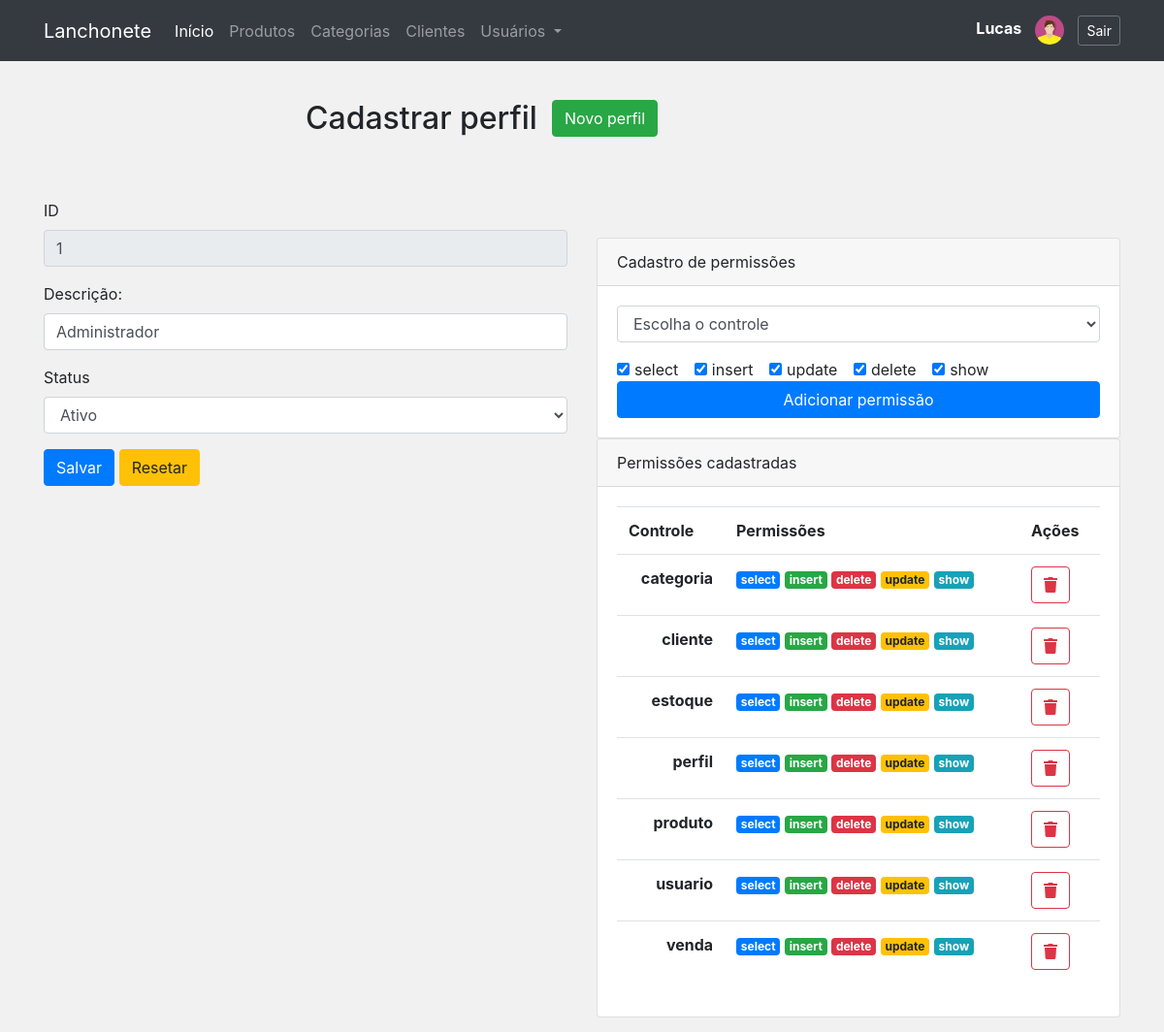
The app's page /form_perfil.php?id=1 (signed in) with its own data.
### tables this page shows
CREATE TABLE `perfis` (
  `id` int NOT NULL AUTO_INCREMENT,
  `descricao` varchar(45) NOT NULL COMMENT 'Esta tabela armazenará todos os perfis que o sistema possa necessitar.',
  `status` char(1) NOT NULL DEFAULT '1',
  PRIMARY KEY (`id`)
);

CREATE TABLE `permissoes` (
  `id` int NOT NULL AUTO_INCREMENT,
  `controle_id` int NOT NULL,
  `perfil_id` int NOT NULL,
  `select` char(1) NOT NULL DEFAULT '0',
  `delete` char(1) NOT NULL DEFAULT '0',
  `update` char(1) NOT NULL DEFAULT '0',
  `insert` char(1) NOT NULL DEFAULT '0',
  `show` char(1) NOT NULL DEFAULT '0',
  PRIMARY KEY (`id`),
  KEY `fk_permissoes_controles1_idx` (`controle_id`),
  KEY `fk_permissoes_perfis1_idx` (`perfil_id`),
  CONSTRAINT `fk_permissoes_controles1` FOREIGN KEY (`controle_id`) REFERENCES `controles` (`id`),
  CONSTRAINT `fk_permissoes_perfis1` FOREIGN KEY (`perfil_id`) REFERENCES `perfis` (`id`)
);

CREATE TABLE `controles` (
  `id` int NOT NULL AUTO_INCREMENT,
  `nome` varchar(50) NOT NULL,
  `status` char(1) NOT NULL DEFAULT '1',
  `tipo` enum('Administrativo','Front') DEFAULT 'Administrativo',
  PRIMARY KEY (`id`)
);

### classes/Conexao.php (called while the page is built, shortened)
<?php
class Conexao
{
	private $host;
	private $user;
	private $password;
	public function __construct() {
		$this->host = 'mysql:host=localhost;dbname=lanchonete_api';
		$this->user = 'root';
		$this->password = 'root';
	}
    public function conectar() {
    	try {
			$conn = new PDO(
							$this->host,
							$this->user,
							$this->password
						);
			return $conn;
		} catch (PDOException $e) {
			echo 'Erro na conexao. Erro reportado: ' . $e->getMessage();
			exit;
		}
    }
}

### classes/PerfilDAO.php (called while the page is built, shortened)
<?php
require_once 'Model.php';
class PerfilDAO extends Model
{
    public function __construct()
    {
        $this->tabela = 'perfis';
        $this->class = 'Perfil';
    }
}

### classes/Model.php (called while the page is built, shortened)
<?php
require 'Conexao.php';
class Model
{
	protected $tabela;
	protected $class;
	protected $db;
	public function __construct()
	{
		$conexao = new Conexao();
		$this->db = $conexao->conectar();
	}
    public function get($id)
    {
    	$sql = "SELECT * FROM {$this->tabela} WHERE id = {$id}";
    	$stmt = $this->db->prepare($sql);
    	$stmt->setFetchMode(PDO::FETCH_CLASS, $this->class);
    	$stmt->execute();
    	return $stmt->fetch();
    }
}

### classes/Perfil.php (called while the page is built, shortened)
<?php
class Perfil
{
	private $id;
	private $descricao;
	private $status;
    public function getId()
    {
        return $this->id;
    }
    public function getDescricao()
    {
        return $this->descricao;
    }
    public function getStatus()
    {
        return $this->status;
    }
}

### classes/PermissaoDAO.php (called while the page is built, shortened)
<?php
require_once 'Model.php';
class PermissaoDAO extends Model
{
    public function __construct()
    {
        $this->tabela = 'permissoes';
        $this->class = 'Permissao';
    }
    public function listarControles($condicao = '')
    {
        $where = '';
        if($condicao != '') {
            $where = " WHERE {$condicao}";
        }
        $sql = "SELECT p.*, c.nome as controle FROM {$this->tabela} p
                LEFT JOIN controles c ON c.id = p.controle_id
                 {$where}
                 ORDER BY controle";
        $stmt = $this->db->prepare($sql);
        $stmt->setFetchMode(PDO::FETCH_CLASS, $this->class);
        $stmt->execute();
        return $stmt->fetchAll();
    }
}

### classes/Permissao.php (called while the page is built, shortened)
<?php
class Permissao
{
	private $id;
	private $select;
	private $delete;
	private $update;
	private $insert;
	private $show;
    public function getId()
    {
        return $this->id;
    }
    public function getSelect()
    {
        return $this->select;
    }
    public function getDelete()
    {
        return $this->delete;
    }
    public function getUpdate()
    {
        return $this->update;
    }
    public function getInsert()
    {
        return $this->insert;
    }
    public function getShow()
    {
        return $this->show;
    }
}

### form_perfil.php (the view, shortened to what this page needs)
<?php include './layout/header.php'; ?>
<?php include './layout/menu.php'; ?>
<?php
	require 'classes/Perfil.php';
	require 'classes/PerfilDAO.php';
	$perfil = new Perfil();
	if(isset($_GET['id']) && $_GET['id'] != '') {
		$id = $_GET['id'];
		$perfilDAO = new PerfilDAO();
		$perfil = $perfilDAO->get($id);
	}
?>
<div class="row" style="margin-top:40px">
	<div class="offset-3">
		<h2>Cadastrar perfil</h2>
	</div>
	<div class="col-2">
		<a href="form_perfil.php" class="btn btn-success">Novo perfil</a>
	</div>
</div>
<div class="row">
	<div class="col-6 <?= ( $perfil->getId() != '' ? '' : 'offset-3' )?>">
		<p>&nbsp;</p>
		<form action="controle_perfil.php?acao=<?= ( $perfil->getId() != '' ? 'editar' : 'cadastrar' )?>" method="post">
			<div class="form-group">
				<label for="id">ID</label>
				<input type="text" class="form-control" name="id" id="id" value="<?=($perfil->getId() != '' ? $perfil->getId() : '')?>" readonly>
			</div>
			<div class="form-group">
				<label for="nome">Descrição:</label>
				<input type="text" class="form-control" name="descricao" id="descricao" required value="<?= ($perfil->getDescricao() != '' ? $perfil->getDescricao() : '') ?>">
			</div>
			<div class="form-group">
				<label for="status">Status</label>
				<select name="status" class="form-control">
					<option value="1" <?= ($perfil->getStatus() == 1 ? 'selected' : '') ?>>Ativo</option>
				</select>
			</div>
			<div class="form-group">
				<button type="submit" class="btn btn-primary">Salvar</button>
				<button type="reset" class="btn btn-warning">Resetar</button>
			</div>
		</form>
	</div>
<?php if($perfil->getId() != ''):
	require 'classes/Permissao.php';
	require 'classes/PermissaoDAO.php';
	$permissaoDAO = new PermissaoDAO();
	$permissoes = $permissaoDAO->listarControles("perfil_id = {$perfil->getId()}");
?>
	<div class="col-6">
		<p>&nbsp;</p>
		<p>&nbsp;</p>
		<div class="card">
			<div class="card-header">
				Cadastro de permissões
			</div>
			<div class="card-body">
				<form action="controle_perfil.php?acao=cadastraPermissao" method="post">
				<div class="form-group">
				    <select name="controle_id" class="form-control" required >
					    <option value="">Escolha o controle</option>
				    </select>
				</div>
				<div class="form-check form-check-inline">
				  <input class="form-check-input" checked type="checkbox" id="select" value="1" name="select">
				  <label class="form-check-label" for="select">select</label>
				</div>
				<div class="form-check form-check-inline">
				  <input class="form-check-input" checked type="checkbox" id="insert" value="1" name="insert">
				  <label class="form-check-label" for="insert">insert</label>
				</div>
				<div class="form-check form-check-inline">
				  <input class="form-check-input" checked type="checkbox" id="update" value="1" name="update">
				  <label class="form-check-label" for="update">update</label>
				</div>
				<div class="form-check form-check-inline">
				  <input class="form-check-input" checked type="checkbox" id="delete" value="1" name="delete">
				  <label class="form-check-label" for="delete">delete</label>
				</div>
				<div class="form-check form-check-inline">
				  <input class="form-check-input" checked type="checkbox" id="show" value="1" name="show">
				  <label class="form-check-label" for="show">show</label>
				</div>
				<button type="submit" class="btn btn-primary w-100">Adicionar permissão</button>
				</form>
			</div>
		</div>
		<div class="card">
				<div class="card-header">
					Permissões cadastradas
				</div>
				<div class="card-body">
					<table class="table">
						<tr>
							<th>Controle</th>
							<th>Permissões</th>
							<th>Ações</th>
						</tr>
						<?php foreach($permissoes as $permissao): ?>
						<tr>
							<td class="text-right">
								<strong><?= $permissao->controle; ?></strong>
							</td>
							<td>
								<?= ($permissao->getSelect() == 1 ?
								'<span class="badge badge-primary">select</span>'
								: ''); ?>
								<?= ($permissao->getInsert() == 1 ?
								'<span class="badge badge-success">insert</span>'
								: '') ?>
								<?= ($permissao->getDelete() == 1 ?
								'<span class="badge badge-danger">delete</span>'
								: '') ?>
								<?= ($permissao->getUpdate() == 1 ?
								'<span class="badge badge-warning">update</span>'
								: '') ?>
								<?= ($permissao->getShow() == 1 ?
									'<span class="badge badge-info">show</span>'
									: ''
) ?>					</td>
							<td>
								<a href="controle_perfil.php?acao=deletaPermissao&id_permissao=<?= $permissao->getId(); ?>&id_perfil=<?= $perfil->getId(); ?>" class="btn btn-outline-danger" onclick="return confirm('Deseja realmente excluir?')">
									<i class="fas fa-trash"></i>
								</a>
							</td>
						</tr>
						<?php endforeach; ?>
					</table>
				</div>
			</div>
	</div>
<?php endif; ?>
</div>
<?php include './layout/footer.php'; ?>

### assets/css/estilo.css (style rules this page uses)
body { background: #f1f1f1; }
.row { margin-bottom: 15px; }

### assets/css/all.css (style rules this page uses)
.fa, .fas, .far, .fal, .fad, .fab { -moz-osx-font-smoothing: grayscale; -webkit-font-smoothing: antialiased; display: inline-block; font-style: normal; font-variant: normal; text-rendering: auto; line-height: 1; }
.fa-trash:before { content: "\f1f8"; }
.fa, .fas { font-family: 'Font Awesome 5 Free'; font-weight: 900; }

### records on screen
perfis: id "1", descricao "Administrador", status "Ativo"
permissoes: controle.nome "categoria", select "select", insert "insert", delete "delete", update "update", show "show"
permissoes: controle.nome "cliente", select "select", insert "insert", delete "delete", update "update", show "show"
permissoes: controle.nome "estoque", select "select", insert "insert", delete "delete", update "update", show "show"
permissoes: controle.nome "perfil", select "select", insert "insert", delete "delete", update "update", show "show"
permissoes: controle.nome "produto", select "select", insert "insert", delete "delete", update "update", show "show"
permissoes: controle.nome "usuario", select "select", insert "insert", delete "delete", update "update", show "show"
permissoes: controle.nome "venda", select "select", insert "insert", delete "delete", update "update", show "show"

### other values on screen
$_SESSION['nome'] "Lucas"
